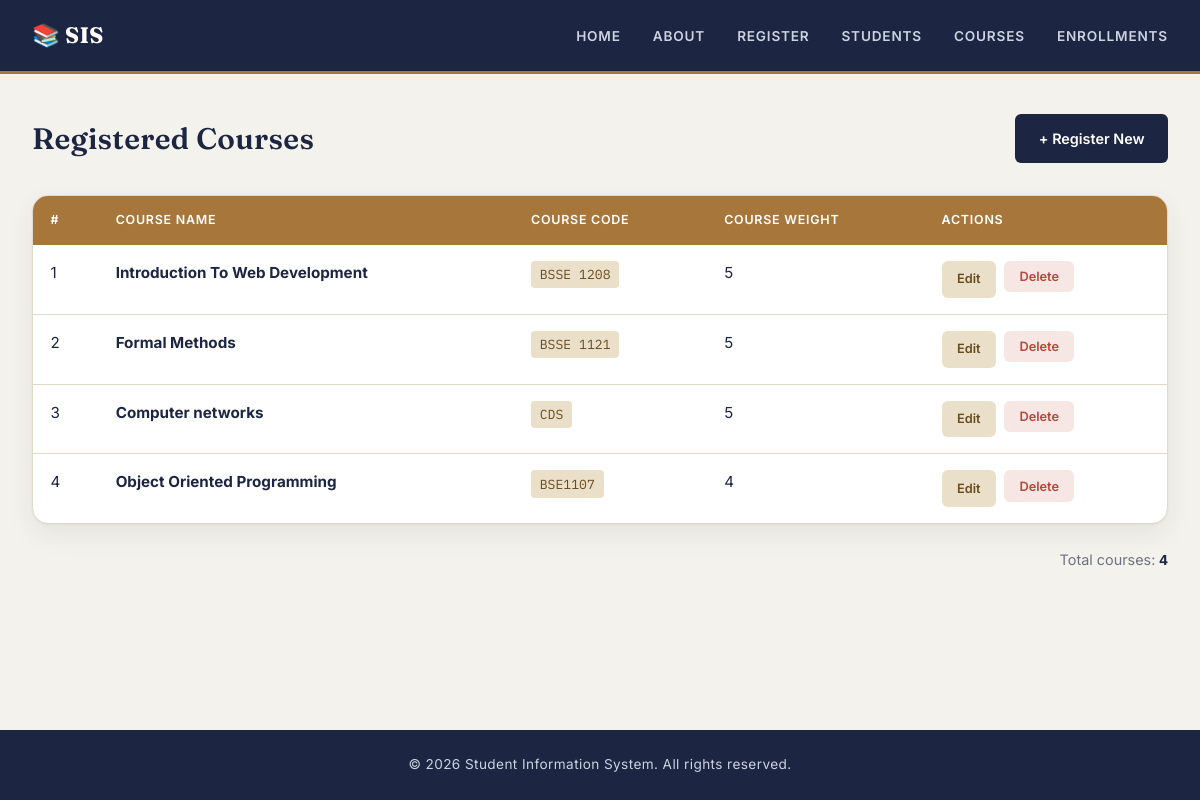
Screenshot of /courses with the database file from the repository.
### models.py (models this page shows, shortened)
class Course(db.Model):
    __tablename__ = 'courses'
    id = db.Column(db.Integer, primary_key = True)
    course_name = db.Column(db.String(100), nullable = False)
    course_code = db.Column(db.String(50), unique = True, nullable = False)
    course_weight = db.Column(db.Integer, nullable = True)
    is_active = db.Column(db.Boolean, default = True)

### app.py (the view)
@app.route('/courses')
def course_list():
    courses = get_all_courses()
    return render_template('course_list.html', courses=courses)

### database.py (called while the page is built)
def get_all_courses():
    return Course.query.all()

### templates/course_list.html (shortened to what this page needs)
{% extends "base.html" %}
{% block styles %}
<link rel="stylesheet" href="{{ url_for('static', filename='course_list.css') }}">
{% endblock %}
{% block content %}
    <section class="students-list-page">
        <div class="list-header">
            <h2>Registered Courses</h2>
            <div class="list-actions">
                <a href="{{ url_for('registercourse') }}" class="btn btn-primary">+ Register New</a>
            </div>
        </div>
        {% if courses %}
            <div class="table-container">
                <table class="students-table">
                    <thead>
                        <tr>
                            <th>#</th>
                            <th>Course Name</th>
                            <th>Course Code</th>
                            <th>Course Weight</th>
                            <th>Actions</th>
                        </tr>
                    </thead>
                    <tbody>
                        {% for course in courses %}
                            <tr>
                                <td data-label="#">{{ loop.index }}</td>
                                <td data-label="Course Name"><strong>{{ course.course_name }}</strong></td>
                                <td data-label="Course Code"><span class="course-code">{{ course.course_code }}</span></td>
                                <td data-label="Course Weight">{{ course.course_weight }}</td>
                                <td data-label="Actions">
                                    <div class="row-actions">
                                        <a href="{{ url_for('edit_course_route', course_id=course.id) }}" class="btn btn-small btn-warning">Edit</a>
                                        <form action="{{ url_for('delete_course', course_id=course.id) }}" method="POST">
                                            <button type="submit" class="btn btn-small btn-danger" onclick="return confirm('Are you sure you want to delete this course?')">Delete</button>
                                        </form>
                                    </div>
                                </td>
                            </tr>
                        {% endfor %}
                    </tbody>
                </table>
            </div>
            <div class="student-count">
                <p>Total courses: <strong>{{ courses|length }}</strong></p>
            </div>
        {% else %}
            <div class="empty-state">
                <p>No courses registered yet.</p>
                <a href="{{ url_for('registercourse') }}" class="btn btn-primary">Register First Course</a>
            </div>
        {% endif %}
    </section>
{% endblock %}

### static/style.css (style rules this page uses)
:root { --color-ink: #1c2541; --color-ink-soft: #3a506b; --color-paper: #f4f2ec; --color-surface: #ffffff; --color-line: #dfd9c9; --color-accent: #a6763a; --color-accent-soft: #eadfc9; --color-success: #3f7a5d; --color-success-bg: #e4efe8; --color-danger: #b4483c; --color-danger-bg: #f7e7e4; --color-info: #3a6f8f; --color-info-bg: #e5eef2; --color-muted: #6b7280; --font-display: 'Fraunces', Georgia, serif; --font-body: 'Inter', -apple-system, BlinkMacSystemFont, sans-serif; --font-mono: 'IBM Plex Mono', 'Courier New', monospace; --radius-sm: 6px; --radius-md: 10px; --radius-lg: 16px; --shadow-card: 0 1px 2px rgba(28,37,65,.05), 0 10px 28px rgba(28,37,65,.07); }
* { margin: 0; padding: 0; box-sizing: border-box; }
body { font-family: var(--font-body); background: var(--color-paper); color: var(--color-ink); line-height: 1.6; min-height: 100vh; display: flex; flex-direction: column; }
h1, h2, h3, h4 { font-family: var(--font-display); color: var(--color-ink); font-weight: 600; }
a { color: inherit; }
.btn { display: inline-flex; justify-content: center; align-items: center; gap: .4rem; padding: .75rem 1.4rem; border: 1px solid transparent; border-radius: var(--radius-sm); text-decoration: none; cursor: pointer; font-family: var(--font-body); font-weight: 600; font-size: .9rem; transition: transform .15s ease, background .15s ease, border-color .15s ease; }
.btn-primary { background: var(--color-ink); color: #fff; }
.btn-warning { background: var(--color-accent-soft); color: #6b4c1f; }
.btn-danger { background: var(--color-danger-bg); color: var(--color-danger); }
.btn-small { padding: .45rem .9rem; font-size: .8rem; }

### static/course_list.css (style rules this page uses)
.students-list-page { width: 100%; }
.students-list-page h2 { letter-spacing: .01em; }
.list-header { display: flex; justify-content: space-between; align-items: center; gap: 2rem; margin-bottom: 2rem; flex-wrap: wrap; }
.list-header h2 { font-size: 1.85rem; }
.list-actions { display: flex; align-items: center; gap: 1rem; flex-wrap: wrap; }
.table-container { background: var(--color-surface); border-radius: var(--radius-lg); overflow: hidden; border: 1px solid var(--color-line); box-shadow: var(--shadow-card); }
.students-table { width: 100%; border-collapse: collapse; table-layout: auto; }
.students-table thead { background: var(--color-accent); color: #fff; }
.students-table th { padding: .9rem 1.1rem; text-align: left; font-weight: 600; font-size: .78rem; letter-spacing: .06em; text-transform: uppercase; }
.students-table td { padding: 1rem 1.1rem; border-bottom: 1px solid var(--color-line); font-size: .95rem; vertical-align: top; }
.students-table tbody tr:last-child td { border-bottom: none; }
.course-code { display: inline-block; font-family: var(--font-mono); font-size: .82rem; background: var(--color-accent-soft); color: #6b4c1f; padding: .2rem .55rem; border-radius: 4px; }
.row-actions { display: flex; gap: .5rem; flex-wrap: wrap; }
.row-actions form { display: inline; }
.row-actions .btn { white-space: nowrap; }
.student-count { margin-top: 1.5rem; text-align: right; font-size: .9rem; color: var(--color-muted); }
.student-count strong { font-family: var(--font-mono); color: var(--color-ink); }

### rows the page displays
Course: course_name "Introduction To Web Development", course_code "BSSE 1208", course_weight "5"
Course: course_name "Formal Methods", course_code "BSSE 1121", course_weight "5"
Course: course_name "Computer networks", course_code "CDS", course_weight "5"
Course: course_name "Object Oriented Programming", course_code "BSE1107", course_weight "4"

### other values shown
{{ courses|length }} "4"
